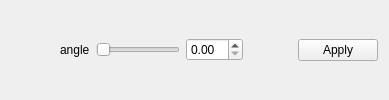
         <widget class="QWidget" name="tab_4">
          <attribute name="title">
           <string>4</string>
          </attribute>
          <layout class="QHBoxLayout" name="horizontalLayout_9">
           <item>
            <widget class="QWidget" name="widget_5" native="true">
             <layout class="QHBoxLayout" name="horizontalLayout">
              <item>
               <spacer name="horizontalSpacer_41">
                <property name="orientation">
                 <enum>Qt::Horizontal</enum>
                </property>
                <property name="sizeType">
                 <enum>QSizePolicy::Expanding</enum>
                </property>
                <property name="sizeHint" stdset="0">
                 <size>
                  <width>40</width>
                  <height>20</height>
                 </size>
                </property>
               </spacer>
              </item>
              <item>
               <widget class="QLabel" name="label">
                <property name="text">
                 <string>angle</string>
                </property>
               </widget>
              </item>
              <item>
               <widget class="QSlider" name="cylinder_angle_slider">
                <property name="sizePolicy">
                 <sizepolicy hsizetype="Expanding" vsizetype="Fixed">
                  <horstretch>100</horstretch>
                  <verstretch>0</verstretch>
                 </sizepolicy>
                </property>
                <property name="accessibleName">
                 <string>cylinder_angle</string>
                </property>
                <property name="orientation">
                 <enum>Qt::Horizontal</enum>
                </property>
               </widget>
              </item>
              <item>
               <widget class="QDoubleSpinBox" name="cylinder_angle_spinbox">
                <property name="accessibleName">
                 <string>cylinder_angle</string>
                </property>
               </widget>
              </item>
              <item>
               <spacer name="horizontalSpacer_42">
                <property name="orientation">
                 <enum>Qt::Horizontal</enum>
                </property>
                <property name="sizeType">
                 <enum>QSizePolicy::Expanding</enum>
                </property>
                <property name="sizeHint" stdset="0">
                 <size>
                  <width>40</width>
                  <height>20</height>
                 </size>
                </property>
               </spacer>
              </item>
             </layout>
            </widget>
           </item>
           <item>
            <widget class="QPushButton" name="cylinder_apply_button">
             <property name="toolTip">
              <string>&lt;html&gt;&lt;head/&gt;&lt;body&gt;&lt;p&gt;Apply this effect permanently! You can click undo button to roll back to the previous state.&lt;/p&gt;&lt;/body&gt;&lt;/html&gt;</string>
             </property>
             <property name="accessibleName">
              <string>tab_button</string>
             </property>
             <property name="text">
              <string>Apply</string>
             </property>
            </widget>
           </item>
          </layout>
         </widget>
